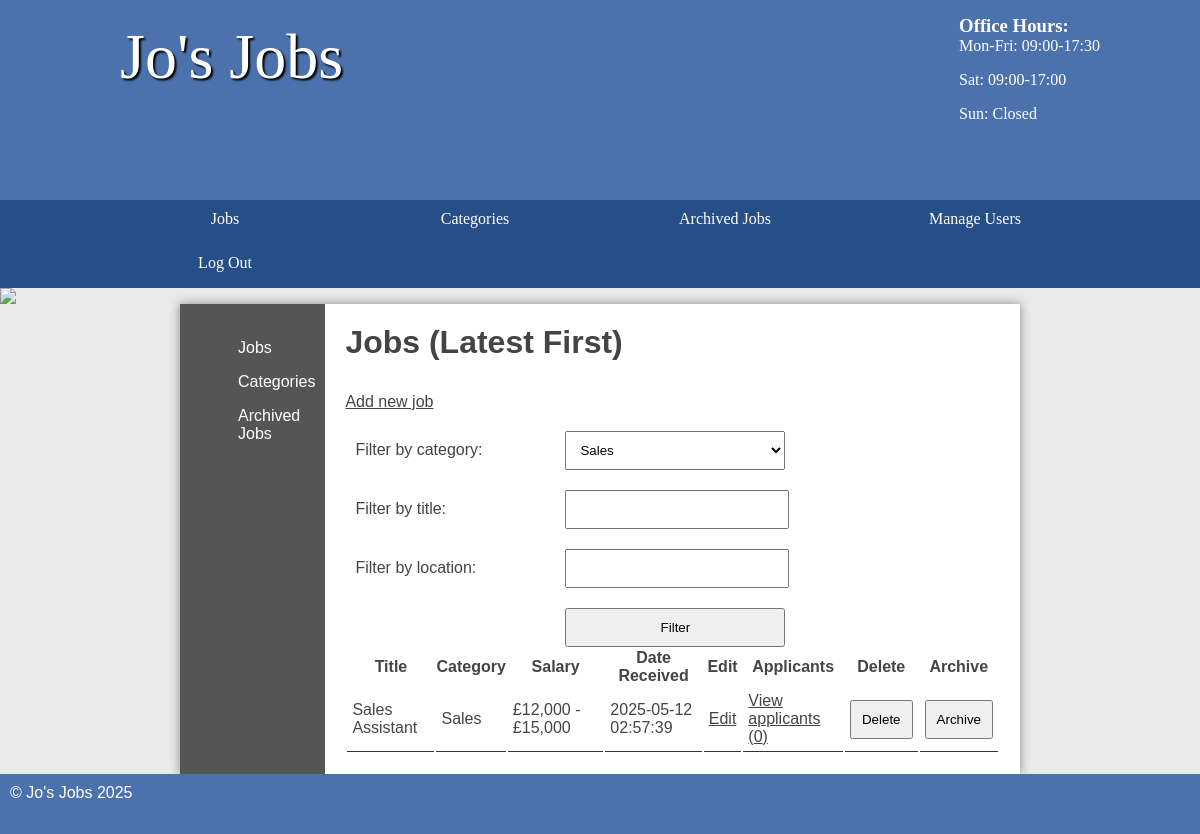
Page /jobs/public/admin/jobs.php?category=4 (signed in) on the committed database.
### tables this page shows
CREATE TABLE `job` (
  `id` int(11) NOT NULL AUTO_INCREMENT,
  `title` varchar(45) DEFAULT NULL,
  `description` longblob DEFAULT NULL,
  `salary` varchar(45) DEFAULT NULL,
  `closingDate` date DEFAULT NULL,
  `categoryId` int(11) DEFAULT NULL,
  `location` varchar(255) DEFAULT NULL,
  `archived` tinyint(1) NOT NULL DEFAULT 0,
  `datePosted` datetime DEFAULT current_timestamp(),
  PRIMARY KEY (`id`)
);

CREATE TABLE `category` (
  `id` int(11) NOT NULL AUTO_INCREMENT,
  `name` varchar(45) DEFAULT NULL,
  PRIMARY KEY (`id`)
);

### jobs/public/admin/jobs.php (the view, shortened to what this page needs)
<?php
$pdo = new PDO('mysql:dbname=job;host=mysql', 'student', 'student');
?>
<!DOCTYPE html>
<html>
<head>
    <link rel="stylesheet" href="/styles.css"/>
</head>
<body>
<header>
    <section>
        <aside>
            <h3>Office Hours:</h3>
            <p>Mon-Fri: 09:00-17:30</p>
            <p>Sat: 09:00-17:00</p>
            <p>Sun: Closed</p>
        </aside>
        <h1>Jo's Jobs</h1>
    </section>
</header>
<nav>
    <ul>
        <li><a href="jobs.php">Jobs</a></li>
        <li><a href="categories.php">Categories</a></li>
        <li><a href="archivedjobs.php">Archived Jobs</a></li>
        <li><a href="manageusers.php">Manage Users</a></li>
        <li><a href="logout.php">Log Out</a></li>
    </ul>
</nav>
<img src="/images/randombanner.php"/>
<main class="sidebar">
<section class="left">
    <ul>
        <li><a href="jobs.php">Jobs</a></li>
        <li><a href="categories.php">Categories</a></li>
        <li><a href="archivedjobs.php">Archived Jobs</a></li>
    </ul>
</section>
<section class="right">
<?php
echo '<h2>Jobs (Latest First)</h2>';
echo '<a class="new" href="addjob.php">Add new job</a>';
$selectedCategory = $_GET['category'] ?? '';
$filterTitle = $_GET['title'] ?? '';
$filterLocation = $_GET['location'] ?? '';
$categoriesStmt = $pdo->query('SELECT * FROM category');
$categories = $categoriesStmt->fetchAll();
echo '<form method="GET" action="jobs.php">';
echo '<label for="category">Filter by category:</label>';
echo '<select name="category" id="category">';
foreach ($categories as $category) {
    $isSelected = ($selectedCategory == $category['id']) ? 'selected' : '';
    echo '<option value="' . $category['id'] . '" ' . $isSelected . '>' . htmlspecialchars($category['name']) . '</option>';
}
echo '</select>';
echo '<label for="title">Filter by title:</label>';
echo '<input type="text" name="title" id="title" value="' . htmlspecialchars($filterTitle) . '" />';
echo '<label for="location">Filter by location:</label>';
echo '<input type="text" name="location" id="location" value="' . htmlspecialchars($filterLocation) . '" />';
echo '<input type="submit" value="Filter" />';
echo '</form>';
$query = '
    SELECT job.*, category.name AS categoryName
    FROM job
    JOIN category ON job.categoryId = category.id
    WHERE job.archived = FALSE
';
$params = [];
if (!empty($selectedCategory)) {
    $query .= ' AND category.id = :categoryId';
    $params['categoryId'] = $selectedCategory;
}
$query .= ' ORDER BY job.datePosted DESC';
$stmt = $pdo->prepare($query);
$stmt->execute($params);
echo '<table>';
echo '<thead>';
echo '<tr>';
echo '<th>Title</th>';
echo '<th>Category</th>';
echo '<th style="width: 15%">Salary</th>';
echo '<th>Date Received</th>';
echo '<th>Edit</th>';
echo '<th>Applicants</th>';
echo '<th>Delete</th>';
echo '<th>Archive</th>';
echo '</tr>';
echo '</thead>';
foreach ($stmt as $job) {
    $applicants = $pdo->prepare('SELECT COUNT(*) as count FROM applicants WHERE jobId = :jobId');
    $applicants->execute(['jobId' => $job['id']]);
    $applicantCount = $applicants->fetch();
    echo '<tr>';
    echo '<td>' . htmlspecialchars($job['title']) . '</td>';
    echo '<td>' . htmlspecialchars($job['categoryName']) . '</td>';
    echo '<td>' . htmlspecialchars($job['salary']) . '</td>';
    echo '<td>' . (!empty($job['datePosted']) ? htmlspecialchars($job['datePosted']) : 'N/A') . '</td>';
    echo '<td><a href="editjob.php?id=' . $job['id'] . '">Edit</a></td>';
    echo '<td><a href="applicants.php?id=' . $job['id'] . '">View applicants (' . $applicantCount['count'] . ')</a></td>';
    echo '<td>
        <form method="post" action="deletejob.php" style="margin:0;">
            <input type="hidden" name="id" value="' . $job['id'] . '" />
            <input type="submit" name="submit" value="Delete" onclick="return confirm(\'Are you sure?\');" />
        </form>
    </td>';
    echo '<td>
        <form method="post" action="archivejob.php" style="margin:0;">
            <input type="hidden" name="id" value="' . $job['id'] . '" />
            <input type="submit" value="Archive" onclick="return confirm(\'Archive this job?\');" />
        </form>
    </td>';
    echo '</tr>';
}
echo '</table>';
?>
</section>
</main>
<footer>
    &copy; Jo's Jobs 2025
</footer>
</body>
</html>

### jobs/public/styles.css (style rules this page uses)
* { margin: 0; padding: 0; }
html { font-family: 'Oxygen-Regular', verdana, sans-serif; }
body { background-color: #eaeaea; }
header { background-color: #4b72ad ; color: white; height: 200px; }
header aside { float: right; margin-top: 15px; }
header section { width: 1000px; display: block; margin:auto; }
header h1 { float: left; margin-left: 20px; }
nav { width: 100%; background-color: #264f87; overflow: auto; }
body > img { width: 100%; display: block; }
nav ul { width: 1000px; margin: auto; display: block; list-style-type: none; }
nav ul li { width: 25%; float: left; overflow: auto; text-align: center; }
nav li { color: white; padding-top: 10px; display: block; }
nav a { color: white; text-decoration: none }
main ul { margin-left: 3em; }
main a { color: #333; }
nav { font-family: 'Oxygen-Regular'; }
header section { display: block; font-family: 'Oxygen-Regular', cursive; }
header h1 { font-weight: normal; }
h1 { font-size:4em; color: white; text-align: center; padding-top: 20px; text-shadow: 2px 2px 2px #000; }
main { min-height: 50vh; background-color: #fff; width: 70vw; display: block; margin: auto; box-shadow: 0px 0px 10px #888; color:#444; }
footer { min-height: 5vh; color: white; }
main h2 { font-size:2em; }
p, li, h2 { margin-bottom: 1em; }
footer { background-color: #4b72ad; padding: 10px; color: white; }
form select, form label, form input, form textarea { float: left; width: 200px; padding: 10px; margin-top: 20px; }
form label { clear: left; }
form input[type="text"], form input[type="password"], textarea { color: #999; font-family: verdana, sans-serif }
input[type="submit"] { clear: both; margin-left: 220px; width: 220px; }
.left ul { list-style-type: none }
section a { color: #444; }
form select { width: 220px; }
table { width: 100%; margin-top: 20px; }
td { padding: 5px; border-bottom: 1px solid #333; }
.stock, .sidebar { display: table; }
.stock > ul, .sidebar .left { width: 10vw; list-style-type: none; display: table-cell; padding: 10px; background-color: #555; margin: 0; }
.stock .products, .sidebar .right { display: table-cell; padding: 20px; }
.stock > ul a, .sidebar .left a { color: white; text-decoration: none; }
table td input[type="submit"] { margin: 0; float: right; width: auto; padding: auto; }
.right { padding: 20px; }

### rows in the picture
job: title "Sales Assistant", categoryId.name "Sales", salary "£12,000 - £15,000", datePosted "2025-05-12 02:57:39", count "0"

### other values in the picture
form field category "Sales"
